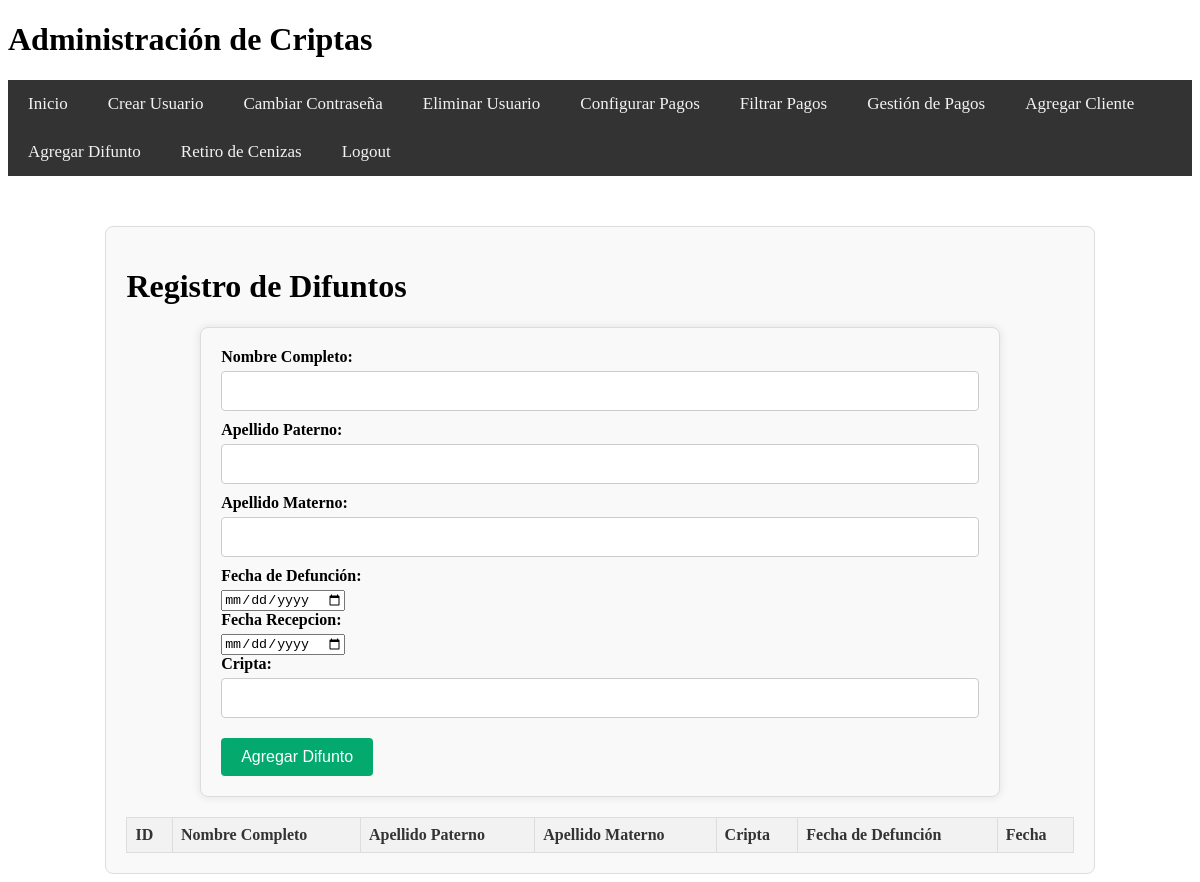
Page /agregar_difunto (signed in) on the earlier database version.
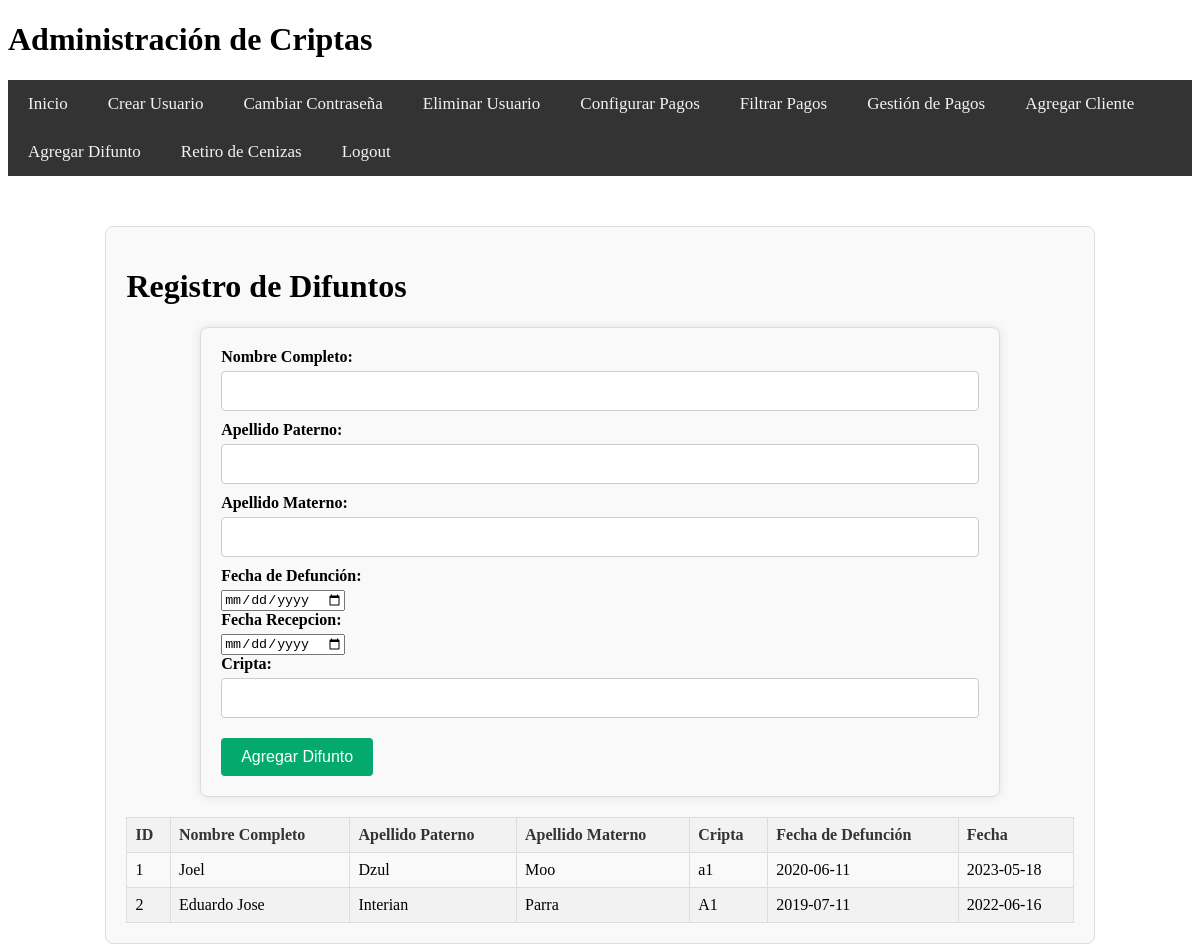
Same page on the later database version.
### tables this page shows
CREATE TABLE Difuntos (
    ID_difunto INTEGER PRIMARY KEY AUTOINCREMENT,
    Nombre_completo TEXT,
    Apellido_paterno TEXT,
    Apellido_materno TEXT,
    Cripta TEXT,
    Fecha_defuncion DATE,
    Fecha DATE,
    Fecha_Retiro DATE,
    FOREIGN KEY (Cripta) REFERENCES Clientes(Cripta)
);

### app.py (the view, shortened to what this page needs)
@app.route('/agregar_difunto', methods=['GET', 'POST'])
def agregar_difunto():
    if 'username' not in session:
        return redirect(url_for('login'))
    return render_template('agregar_difunto.html', difuntos=get_difuntos())

### app.py (called while the page is built)
def get_db_connection():
    conn = sqlite3.connect('cripta_administracion.db')
    conn.row_factory = sqlite3.Row
    return conn

def get_difuntos():
    conn = get_db_connection()
    cursor = conn.cursor()
    cursor.execute('SELECT * FROM difuntos')
    difuntos = cursor.fetchall()
    conn.close()
    return difuntos

### templates/agregar_difunto.html (shortened to what this page needs)
{% extends "base.html" %}
{% block content %}
<div class="container">
    <h1>Registro de Difuntos</h1>
    <form action="/agregar_difunto" method="post">
        <label for="nombre_completo">Nombre Completo:</label>
        <input type="text" id="nombre_completo" name="nombre_completo" required><br>
        <label for="apellido_paterno">Apellido Paterno:</label>
        <input type="text" id="apellido_paterno" name="apellido_paterno" required><br>
        <label for="apellido_materno">Apellido Materno:</label>
        <input type="text" id="apellido_materno" name="apellido_materno" required><br>
        <label for="fecha_defuncion">Fecha de Defunción:</label>
        <input type="date" id="fecha_defuncion" name="fecha_defuncion" required><br>
        <label for="fecha">Fecha Recepcion:</label>
        <input type="date" id="fecha" name="fecha" required><br>
        <label for="cripta">Cripta:</label>
        <input type="text" id="cripta" name="cripta" required><br>
        <input type="submit" value="Agregar Difunto">
    </form>
    <div style="overflow-x:auto;">
        <table id="tabla-difuntos">
            <thead>
                <tr>
                    <th>ID</th>
                    <th>Nombre Completo</th>
                    <th>Apellido Paterno</th>
                    <th>Apellido Materno</th>
                    <th>Cripta</th>
                    <th>Fecha de Defunción</th>
                    <th>Fecha</th>
                </tr>
            </thead>
            <tbody>
                {% for difunto in difuntos %}
                <tr>
                    <td>{{ difunto[0] }}</td>
                    <td>{{ difunto[1] }}</td>
                    <td>{{ difunto[2] }}</td>
                    <td>{{ difunto[3] }}</td>
                    <td>{{ difunto[4] if difunto[4] else "-" }}</td>
                    <td>{{ difunto[5] }}</td>
                    <td>{{ difunto[6] }}</td>
                </tr>
                {% endfor %}
            </tbody>
        </table>
    </div>
</div>
{% endblock %}

### templates/base.html (shortened to what this page needs)
<!DOCTYPE html>
<html lang="es">
<head>
    <link rel="stylesheet" href="{{ url_for('static', filename='styles.css') }}">
</head>
<body>
    <header>
        <h1>Administración de Criptas</h1>
        {% if 'username' in session %}
        <nav>
            <ul class="navbar">
                <li><a href="{{ url_for('menu') }}">Inicio</a></li>
                {% if session['role'] == 'admin' %}
                <li><a href="{{ url_for('create_user') }}">Crear Usuario</a></li>
                <li><a href="{{ url_for('change_password') }}">Cambiar Contraseña</a></li>
                <li><a href="{{ url_for('delete_user') }}">Eliminar Usuario</a></li>
                <li><a href="{{ url_for('configurar_pagos') }}">Configurar Pagos</a></li>
                <li><a href="{{ url_for('filtrado_pagos') }}">Filtrar Pagos</a></li>
                {% endif %}
                <li><a href="{{ url_for('pagos_cajero') }}">Gestión de Pagos</a></li>
                <li><a href="{{ url_for('agregar_cliente') }}">Agregar Cliente</a></li>
                <li><a href="{{ url_for('agregar_difunto') }}">Agregar Difunto</a></li>
                <li><a href="{{ url_for('retiro_cenizas') }}">Retiro de Cenizas</a></li>
                <li><a href="{{ url_for('logout') }}">Logout</a></li>
            </ul>
        </nav>
        {% endif %}
    </header>
    <main>
        {% block content %}{% endblock %}
    </main>
</body>
</html>

### static/styles.css (style rules this page uses)
nav { background-color: #333; overflow: hidden; }
nav ul { list-style-type: none; margin: 0; padding: 0; text-align: center; }
nav ul li { display: inline; }
nav ul li a { text-decoration: none; color: #fff; padding: 10px 20px; display: inline-block; }
.navbar { background-color: #333; overflow: hidden; }
.navbar a { float: left; display: block; color: #f2f2f2; text-align: center; padding: 14px 20px; text-decoration: none; font-size: 17px; }
.container { width: 80%; margin: auto; padding: 20px; border: 1px solid #ddd; border-radius: 8px; background-color: #f9f9f9; margin-top: 50px; }
form { margin-bottom: 20px; }
form label { display: block; margin-bottom: 5px; font-weight: bold; }
form input[type="text"], form input[type="file"] { width: calc(100% - 12px); padding: 8px; margin-bottom: 10px; border: 1px solid #ccc; border-radius: 4px; font-size: 16px; }
form input[type="submit"] { background-color: #04AA6D; color: white; border: none; padding: 10px 20px; text-align: center; text-decoration: none; display: inline-block; font-size: 16px; margin-top: 10px; cursor: pointer; border-radius: 4px; }
table { width: 100%; border-collapse: collapse; margin-top: 20px; }
table th, table td { border: 1px solid #ddd; padding: 8px; text-align: left; }
table th { background-color: #f2f2f2; color: #333; }
table tr:nth-child(even) { background-color: #f2f2f2; }
form { width: 80%; margin: auto; padding: 20px; border: 1px solid #ddd; border-radius: 8px; background-color: #f9f9f9; box-shadow: 0 0 10px rgba(0, 0, 0, 0.1); margin-top: 20px; }
form input[type="text"], form select { width: calc(100% - 22px); padding: 10px; margin-bottom: 10px; border: 1px solid #ccc; border-radius: 4px; font-size: 16px; }
table, th, td { border: 1px solid #ddd; padding: 8px; text-align: left; }
th { background-color: #f2f2f2; }

Differences in the rows shown:
added Difuntos: ID_difunto "1", Nombre_completo "Joel", Apellido_paterno "Dzul", Apellido_materno "Moo", Cripta "a1", Fecha_defuncion "2020-06-11", Fecha "2023-05-18"
added Difuntos: ID_difunto "2", Nombre_completo "Eduardo Jose", Apellido_paterno "Interian", Apellido_materno "Parra", Cripta "A1", Fecha_defuncion "2019-07-11", Fecha "2022-06-16"
